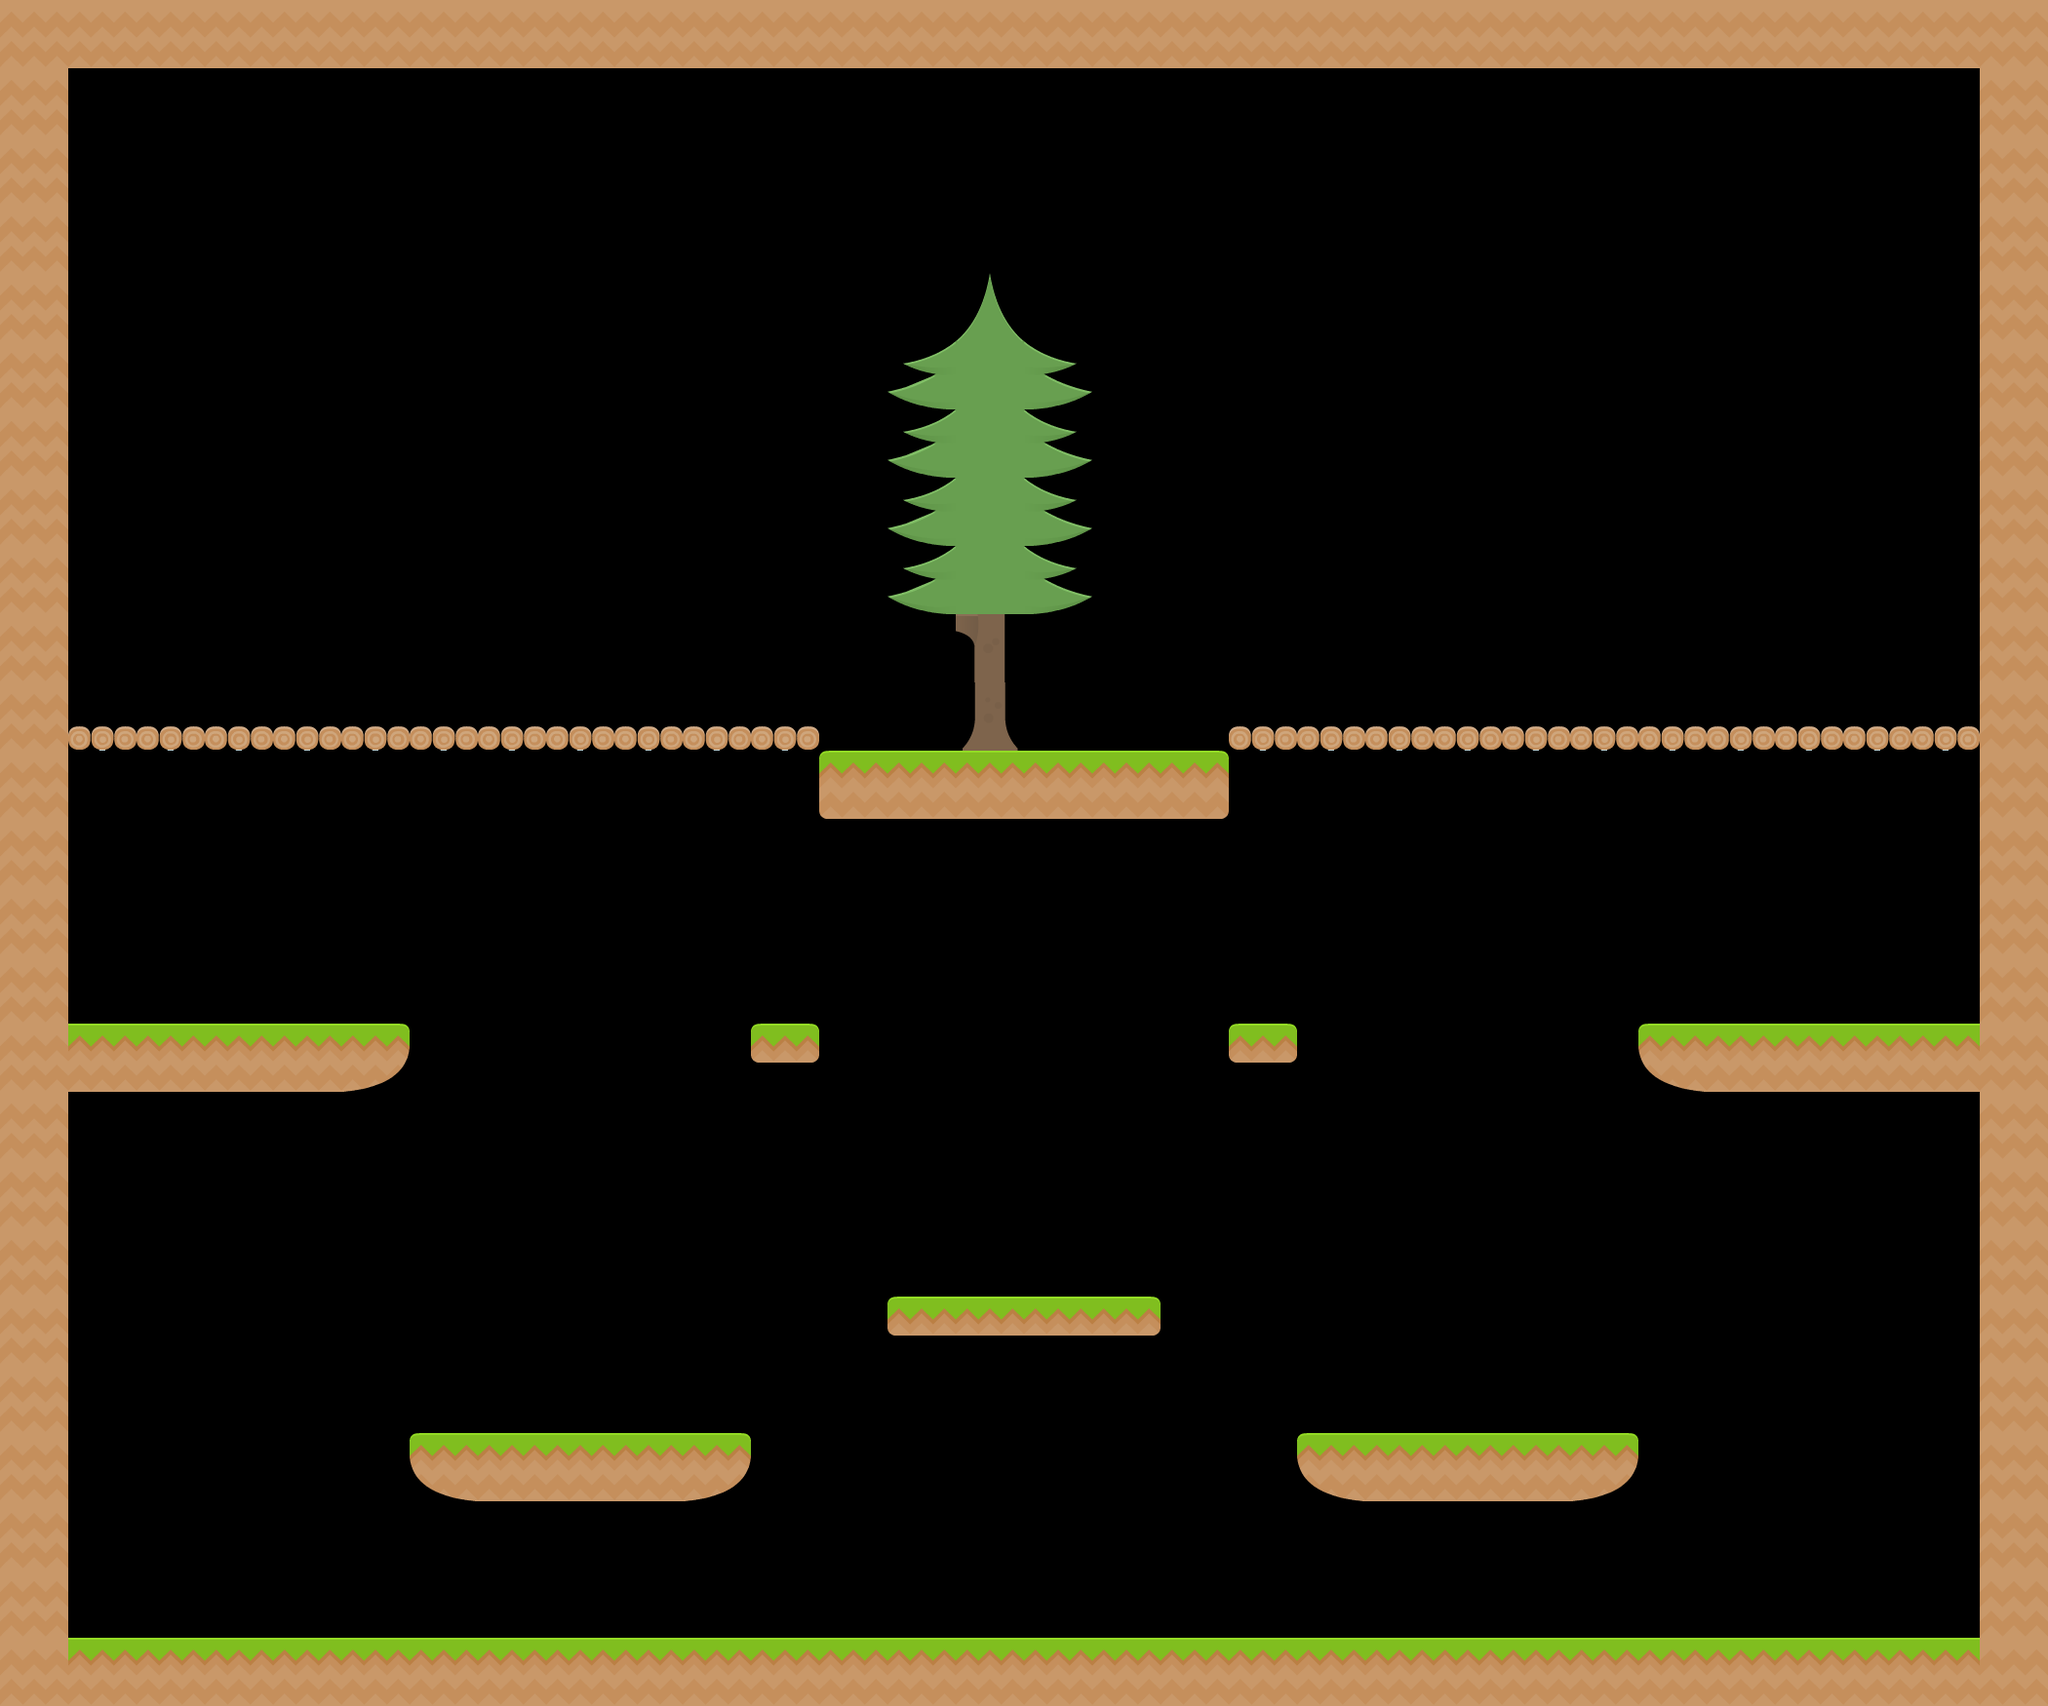

A level layout from a 2D game, rendered from its tile map. Below: a short description, then the map file with its tile-grid data intact:
An orthogonal 30x25 tile map with 70x70 px tiles, 1 tile layer (tiles), 2 tilesets and 14 objects.

<map version="1.0" tiledversion="1.0.3" orientation="orthogonal" renderorder="right-down" width="30" height="25" tilewidth="70" tileheight="70" nextobjectid="22">
 <tileset firstgid="1" source="core_spritesheet.tsx" />
 <tileset firstgid="157" source="winter_spritesheet.tsx" />
 <layer name="tiles" width="30" height="25">
  <data encoding="csv">
153,153,153,153,153,153,153,153,153,153,153,153,153,153,153,153,153,153,153,153,153,153,153,153,153,153,153,153,153,153,
153,0,0,0,0,0,0,0,0,0,0,0,0,0,0,0,0,0,0,0,0,0,0,0,0,0,0,0,0,153,
153,0,0,0,0,0,0,0,0,0,0,0,0,0,0,0,0,0,0,0,0,0,0,0,0,0,0,0,0,153,
153,0,0,0,0,0,0,0,0,0,0,0,0,0,0,0,0,0,0,0,0,0,0,0,0,0,0,0,0,153,
153,0,0,0,0,0,0,0,0,0,0,0,0,0,227,0,0,0,0,0,0,0,0,0,0,0,0,0,0,153,
153,0,0,0,0,0,0,0,0,0,0,0,0,249,250,251,0,0,0,0,0,0,0,0,0,0,0,0,0,153,
153,0,0,0,0,0,0,0,0,0,0,0,0,249,250,251,0,0,0,0,0,0,0,0,0,0,0,0,0,153,
153,0,0,0,0,0,0,0,0,0,0,0,0,249,250,251,0,0,0,0,0,0,0,0,0,0,0,0,0,153,
153,0,0,0,0,0,0,0,0,0,0,0,0,249,250,251,0,0,0,0,0,0,0,0,0,0,0,0,0,153,
153,0,0,0,0,0,0,0,0,0,0,0,0,0,245,0,0,0,0,0,0,0,0,0,0,0,0,0,0,153,
153,125,125,125,125,125,125,125,125,125,125,125,0,0,228,0,0,0,125,125,125,125,125,125,125,125,125,125,125,153,
153,0,0,0,0,0,0,0,0,0,0,0,116,104,104,104,104,92,0,0,0,0,0,0,0,0,0,0,0,153,
153,0,0,0,0,0,0,0,0,0,0,0,0,0,0,0,0,0,0,0,0,0,0,0,0,0,0,0,0,153,
153,0,0,0,0,0,0,0,0,0,0,0,0,0,0,0,0,0,0,0,0,0,0,0,0,0,0,0,0,153,
153,0,0,0,0,0,0,0,0,0,0,0,0,0,0,0,0,0,0,0,0,0,0,0,0,0,0,0,0,153,
153,104,104,104,104,105,0,0,0,0,0,81,0,0,0,0,0,0,81,0,0,0,0,0,129,104,104,104,104,153,
153,0,0,0,0,0,0,0,0,0,0,0,0,0,0,0,0,0,0,0,0,0,0,0,0,0,0,0,0,153,
153,0,0,0,0,0,0,0,0,0,0,0,0,0,0,0,0,0,0,0,0,0,0,0,0,0,0,0,0,153,
153,0,0,0,0,0,0,0,0,0,0,0,0,0,0,0,0,0,0,0,0,0,0,0,0,0,0,0,0,153,
153,0,0,0,0,0,0,0,0,0,0,0,0,69,57,57,45,0,0,0,0,0,0,0,0,0,0,0,0,153,
153,0,0,0,0,0,0,0,0,0,0,0,0,0,0,0,0,0,0,0,0,0,0,0,0,0,0,0,0,153,
153,0,0,0,0,0,129,104,104,104,105,0,0,0,0,0,0,0,0,129,104,104,104,105,0,0,0,0,0,153,
153,0,0,0,0,0,0,0,0,0,0,0,0,0,0,0,0,0,0,0,0,0,0,0,0,0,0,0,0,153,
153,0,0,0,0,0,0,0,0,0,0,0,0,0,0,0,0,0,0,0,0,0,0,0,0,0,0,0,0,153,
153,104,104,104,104,104,104,104,104,104,104,104,104,104,104,104,104,104,104,104,104,104,104,104,104,104,104,104,104,153
</data>
 </layer>
 <objectgroup name="solidPlatforms">
  <object id="4" x="840" y="770" width="420" height="70" />
  <object id="7" x="70" y="1050" width="350" height="70" />
  <object id="8" x="420" y="1470" width="350" height="70" />
  <object id="9" x="1330" y="1470" width="350" height="70" />
  <object id="10" x="1680" y="1050" width="350" height="70" />
  <object id="11" x="0" y="0" width="2100" height="70" />
  <object id="12" x="2030" y="70" width="70" height="1610" />
  <object id="15" x="0" y="1680" width="2100" height="70" />
  <object id="16" x="0" y="70" width="70" height="1610" />
 </objectgroup>
 <objectgroup name="nonSolidPlatforms">
  <object id="17" x="70" y="752.5" width="770" height="17.5" />
  <object id="18" x="1260" y="752.5" width="770" height="17.5" />
  <object id="19" x="770" y="1050" width="70" height="35" />
  <object id="20" x="1260" y="1050" width="70" height="35" />
  <object id="21" x="910" y="1330" width="280" height="35" />
 </objectgroup>
</map>
